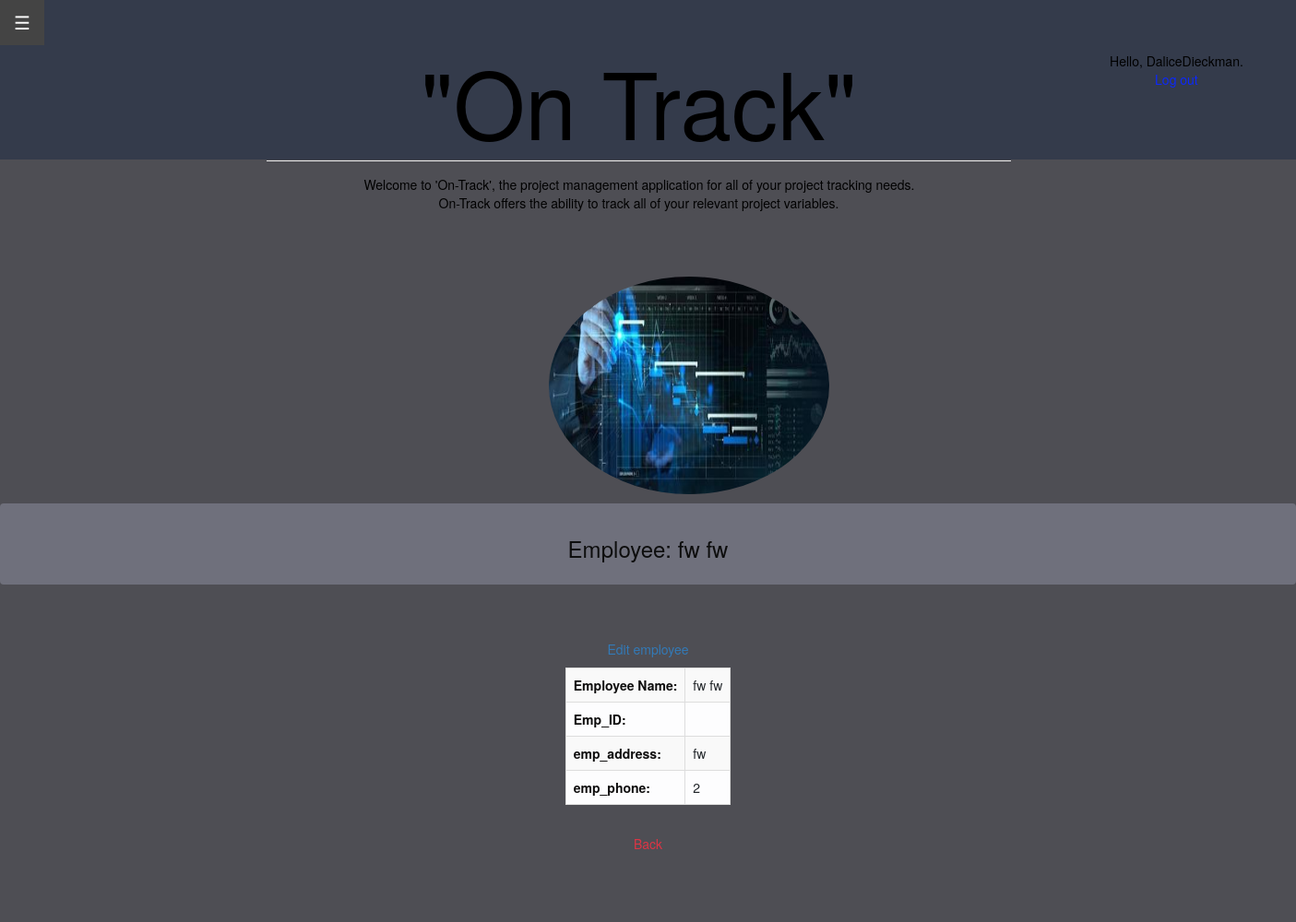
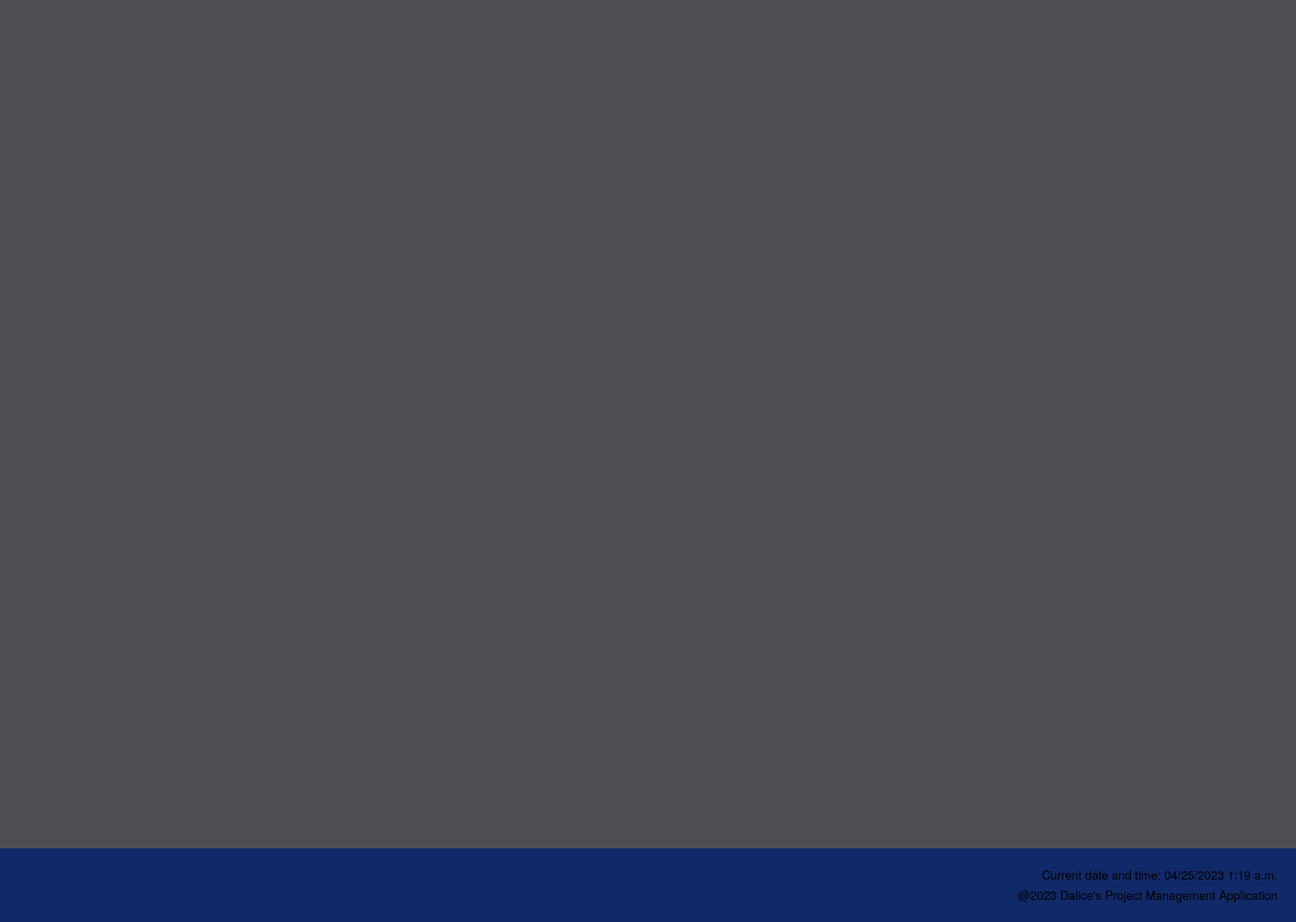
The app's page /employees/1003 (signed in) with its own data (2 pictures, top to bottom).
### project_app/models.py (models this page shows, shortened)
class Employee(models.Model):
    emp_Fname = models.CharField(max_length=100, null=True)
    id = models.AutoField(primary_key=True)
    emp_Lname = models.CharField(max_length=100, null=True)
    emp_address = models.CharField(max_length=100, null=True)
    emp_phone = models.IntegerField(null = True)
    task_ID = models.ForeignKey(Task, on_delete=models.CASCADE, null = True)

### project_app/views.py (the view)
# urls.py: path('employees/<int:emp_ID>', views.employee, name='employee'),
@login_required
def employee(request, emp_ID):
    employee_ = Employee.objects.get(id=emp_ID)
    context = {'employee': employee_}
    return render(request, 'project_app/employee.html', context)

### project_app/templates/project_app/employee.html
{% extends 'project_app/base.html' %}
{% block content %}
<body style="background-color:#f6faf7">
<div class="alert alert-dark" role="alert" style="background-color: rgb(111, 112, 124);">
<h3><center><a href="{% url 'project_app:employee' employee.id %}" style="color:#0d0d0d"> Employee: {{ employee.emp_Fname }} {{ employee.emp_Lname }} </a><center></h3>
</div>
<center>
<table style="width: 90%" class="table table-light table-striped table-bordered table-hover w-auto">
    <tr><th style="text-align: left; color:rgb(14, 13, 13)">Employee Name:</th>
        <td> {{ employee.emp_Fname }} {{employee.emp_Lname}}</td></tr>
        <tr><th style="text-align: left; color:rgb(14, 13, 13)">Emp_ID:</th>
        <td> {{ employee.emp_ID }} </td></tr>
        <tr><th style="text-align: left; color:rgb(14, 13, 13)">emp_address:</th>
        <td> {{ employee.emp_address }} </td></tr>
        <tr><th style="text-align: left; color:rgb(14, 13, 13)">emp_phone:</th>
        <td> {{ employee.emp_phone }} </td></tr>
        <br><br>
        <p><a href="{% url 'project_app:edit_employee' employee.id %}">Edit employee</a></p>
</table>
<div style="padding:5px"><a href="{% url 'project_app:employees' %}" class="btn btn-outline-danger" role="button" aria-pressed="true">Back</a></div>
</center>
</body>
{% endblock content %}

### project_app/templates/project_app/base.html (shortened to what this page needs)
<!DOCTYPE html>
{% load static %}
<html>
    <head>
        <div class="header">
        </div>
        <div class="second-header">
        </div>
        <link rel="stylesheet" href="https://stackpath.bootstrapcdn.com/bootstrap/4.3.1/css/bootstrap.min.css">
        <link rel="stylesheet" href="https://maxcdn.bootstrapcdn.com/bootstrap/3.4.1/css/bootstrap.min.css">
    </head>
    <head>
        <link rel="stylesheet" href="https://maxcdn.bootstrapcdn.com/bootstrap/3.4.1/css/bootstrap.min.css">
    </head>
        <body style="color: black;"></body><br><br>
    <div id="main">
        <button class="openbtn" onclick="openNav()">&#9776; </button>
    </div>
    <body>
        <div style = "text-align: center;">
    <div id="content" name="content" class="main">
        <div class="row justify-content-center">
            <div class="col-8">
                <h1 class = "mt-2" style="font-size: 100px;">"On Track"</h1>
                <hr class = "mt-0 mb-4">
                <p class = "indent"> Welcome to 'On-Track', the project management application for all of your project tracking needs.<br>
                    On-Track offers the ability to track all of your relevant project variables.
                <br>
                <div style="position: absolute; top: 0; right: -250px;" class="btn btn-outline-dark btn-rounded" data-mdb-ripple-color="dark">
                    {% if user.is_authenticated %}
                    <div style="color: #000000;">Hello, {{ user.username }}.</div>
                        <a style="color: #0d29f8;"  href="{% url 'users:logout' %}">Log out</a>
                    {% else %}
                        <a style="color: #0d29f8;" href="{% url 'users:register' %}">Register</a> -
                        <a style="color: #0d29f8;" href="{% url 'users:login' %}">Log in</a>
                    {% endif %}
                </div>
                <br><br><br>
                <div class = "container">
                    <div class = "image-container">
                        {% load static %} <img src = "{% static 'project_app/media/Home_page.jpg'  %}"  class = "img-circle" alt = "AWS Logo" width = "304" height = "236">
                    </div>
                </div>
                </p>
            </div>
        <div id = "content" name = "content" class="main">
        </div>
        </div>
    </div>
    </body>
        <body>
        </body>
        <footer>
            <p class = "p">Current date and time: {% now "SHORT_DATETIME_FORMAT" %} </p>
            <p class = "p">@2023 Dalice's Project Management Application</p>
        </footer>
        </html>
    {% block content %}
  {% endblock content %}

### project_app/templates/project_app/base.html (style rules this page uses)
.header { position: absolute; top: 0; left: 0; width: 100%; height: 2000px; background-color: #4e4e54; color: #fff; text-align: center; padding: 20px; box-sizing: border-box; z-index: -5; }
.second-header { position: absolute; z-index: -3; top: 0; left: 0; background-color:#333a4bea; color: #333; padding: 10px; height: 173px; width: 100%; }
.openbtn { font-size: 20px; cursor: pointer; background-color: #111; color: white; padding: 10px 15px; border: none; }
.main { margin-left:160px; padding: 0px 10px; }
h1 { font-family: 'Times New Roman', Times, serif; font-size: 50px; font-weight: bolder; color: #040404; }
.image-container { float: right; margin: 0 0 0 -225px; }
.container { display: flex; flex-direction: column; }
.indent { text-indent: 1px; }
footer { position: fixed; bottom: 0; width: 100%; height: 80px; background-color: #0c276aea; color: #000000; text-align: right; padding: 20px; position: fixed; left: 0; font-size: small; }
.p { margin-bottom: 0.3em; }

### records on screen
Employee: emp_Fname "fw", emp_Lname "fw", emp_address "fw", emp_phone "2"

### other values on screen
{{ user.username }} "DaliceDieckman"
